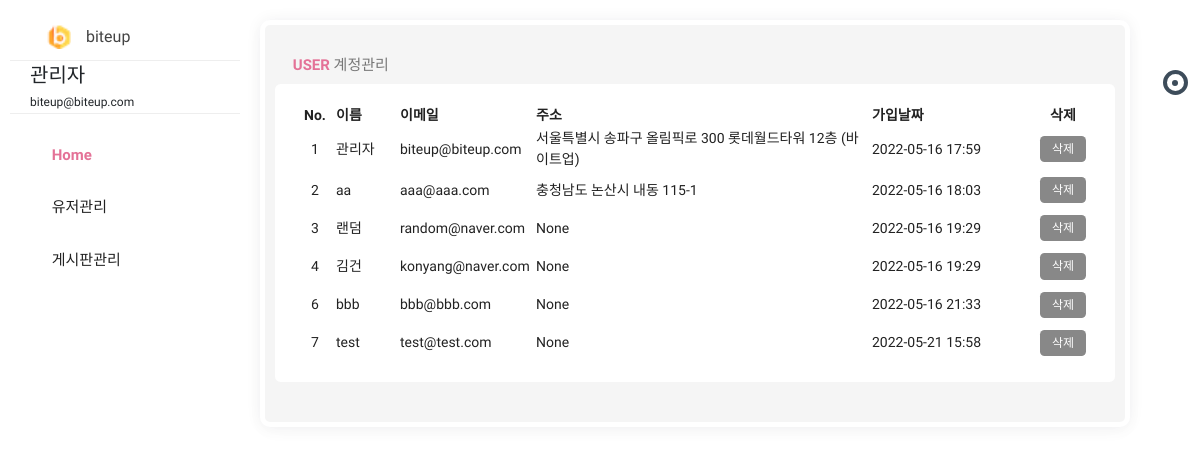
Before: /admin/list (signed in) with the older database file.
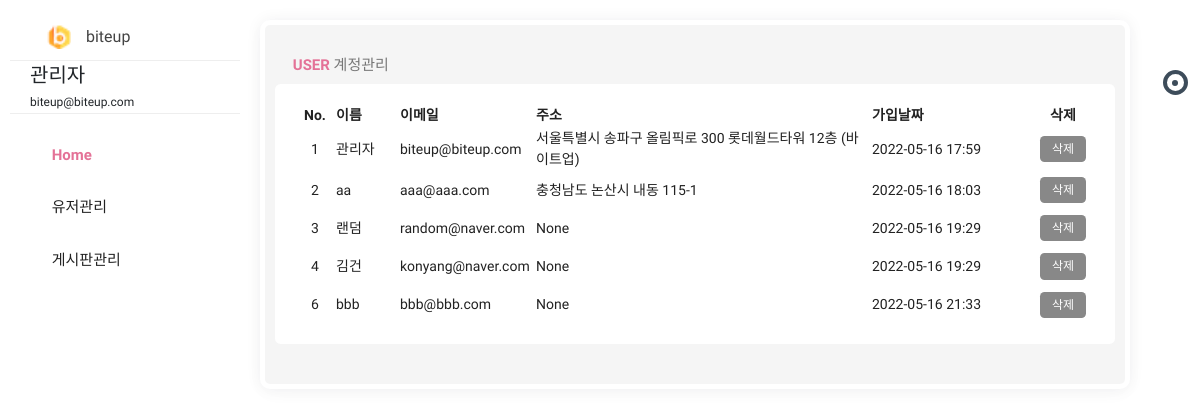
After: the same page with the newer database file.
### pybo/models.py (models this page shows)
class User(db.Model):
    id = db.Column(db.Integer, primary_key=True)
    username = db.Column(db.String(150), unique=True, nullable=False)
    password = db.Column(db.String(200), nullable=False)
    email = db.Column(db.String(120), unique=True, nullable=False)
    passwd_answer = db.Column(db.String(200), unique=True, nullable=False)
    location = db.Column(db.String(64), nullable=False)
    about_me = db.Column(db.Text(), nullable=False)
    create_date = db.Column(db.DateTime(), nullable=False)

### pybo/views/admin_views.py (the view)
@bp.route('/list', methods=('GET', 'POST'))
@login_required
def _list():
    if g.user.email == "biteup@biteup.com":
        user_list = User.query.order_by(User.id.asc())
        return render_template('admin/admin_list.html', user_list=user_list)
    else:
        return '<script>alert("관리자의 권한이 없습니다.");location.href="/"</script>'

### pybo/filter.py (called while the page is built)
def format_datetime(value, fmt='%Y-%m-%d %H:%M'):
    return value.strftime(fmt)

### pybo/views/auth_views.py (called while the page is built)
@bp.before_app_request
def load_logged_in_user():
    user_id = session.get('user_id')
    if user_id is None:
        g.user = None
    else:
        g.user = User.query.get(user_id)

def login_required(view):
    @functools.wraps(view)
    def wrapped_view(**kwargs):
        if g.user is None:
            return redirect(url_for('auth.login'))
        return view(**kwargs)
    return wrapped_view

### pybo/templates/admin/admin_list.html (shortened to what this page needs)
{% extends 'admin.html' %}
{% block content %}
<div class="row clearfix">
    <div class="col-lg-12">
        <div class="card">
            <div class="header">
                <h2><strong><i class="zmdi zmdi-chart"></i> user </strong> 계정관리</h2>
            </div>
            <div class="body">
                <table class="table_user">
                    <thead>
                    <tr>
                        <th class="td_id">No.</th>
                        <th>이름</th>
                        <th>이메일</th>
                        <th>주소</th>
                        <th>가입날짜</th>
                        <th class="td_delete">삭제</th>
                    </tr>
                    </thead>
                    <tbody>
                    {% for user in user_list %}
                    <tr>
                        <td class="td_id">{{ user.id }}</td>
                        <td class="td_username">{{ user.username }}</td>
                        <td class="td_email">{{ user.email }}</td>
                        <td class="td_location">{{ user.location }}</td>
                        <td class="td_datetime">{{ user.create_date|datetime }}</td>
                        <td class="td_delete">
                            <a href="{{ url_for('admin.user_delete', user_id=user.id) }}" class="delete btn btn-sm btn-outline-secondary">삭제</a>
                        </td>
                    </tr>
                    {% endfor %}
                    </tbody>
                </table>
            </div>
        </div>
    </div>
</div>
{% endblock %}

### pybo/templates/admin.html (shortened to what this page needs)
<!doctype html>
<html class="no-js " lang="en">
<head>
    <link rel="stylesheet" href="{{ url_for('static', filename='css/bootstrap.min.css') }}"/>
    <link rel="stylesheet" href="{{ url_for('static', filename='css/jquery-jvectormap-2.0.3.min.css') }}"/>
    <link rel="stylesheet" href="{{ url_for('static', filename='css/plugin.css') }}"/>
    <link rel="stylesheet" href="{{ url_for('static', filename='css/morris.min.css') }}"/>
    <link rel="stylesheet" href="{{ url_for('static', filename='css/style.min.css') }}"/>
    <link rel="stylesheet" href="{{ url_for('static', filename='/admin_style.css') }}"/>
</head>
<body class="theme-blush">
<div class="navbar-right">
    <ul class="navbar-nav">
        <li><a href="#search" class="main_search" title="Search..."><i class="zmdi zmdi-search"></i></a></li>
        <li class="dropdown">
            <a href="javascript:void(0);" class="dropdown-toggle" title="Notifications" data-toggle="dropdown"
               role="button"><i class="zmdi zmdi-notifications"></i>
                <div class="notify"><span class="heartbit"></span><span class="point"></span></div>
            </a>
        </li>
        <li><a href="javascript:void(0);" class="js-right-sidebar" title="Setting"><i
                class="zmdi zmdi-settings zmdi-hc-spin"></i></a></li>
        <li><a href="{{ url_for('main.index') }}" class="mega-menu" title="Sign Out"><i class="zmdi zmdi-power"></i></a></li>
    </ul>
</div>
<aside id="leftsidebar" class="sidebar">
    <div class="navbar-brand">
        <button class="btn-menu ls-toggle-btn" type="button"><i class="zmdi zmdi-menu"></i></button>
        <a href="{{ url_for('admin.main') }}">
            <img src="{{ url_for('static', filename='icon.png') }}" width="25" alt="biteup">
            <span class="m-l-10">biteup</span></a>
    </div>
    <div class="menu">
        <ul class="list">
            <li>
                <div class="user-info">
                    <a class="image" href="profile.html"></a>
                    <div class="detail" style="text-align:left;">
                        <h4>{{ g.user.username }}</h4>
                        <small>{{ g.user.email }}</small>
                    </div>
                </div>
            </li>
            <li class="active open">
                <a href="{{ url_for('admin.main') }}"><i class="zmdi zmdi-home"></i>
                <span>Home</span>
            </a>
            </li>
            <li>
                <a href="javascript:void(0);" class="menu-toggle">
                    <i class="zmdi zmdi-apps"></i>
                    <span>유저관리</span></a>
            </li>
            <li>
                <a href="javascript:void(0);" class="menu-toggle"><i class="zmdi zmdi-folder"></i>
                    <span>게시판관리</span></a>
            </li>
        </ul>
    </div>
</aside>
<section class="content">
{% block content %}
{% endblock %}
</section>
</body>
</html>

### pybo/static/admin_style.css (style rules this page uses)
.table_user { width:100%; }
.table_user .td_id { width:5%;text-align:center; }
.table_user .td_username { width:8%; }
.table_user .td_email { width:17%; }
.table_user .td_location { width:42%; }
.table_user .td_datetime { width:20%; }
.table_user .td_delete { width:8%; text-align:center; }

Changed rows visible on the page:
removed User: id "7", username "test", email "test@test.com", location "None", create_date "2022-05-21 15:58"
